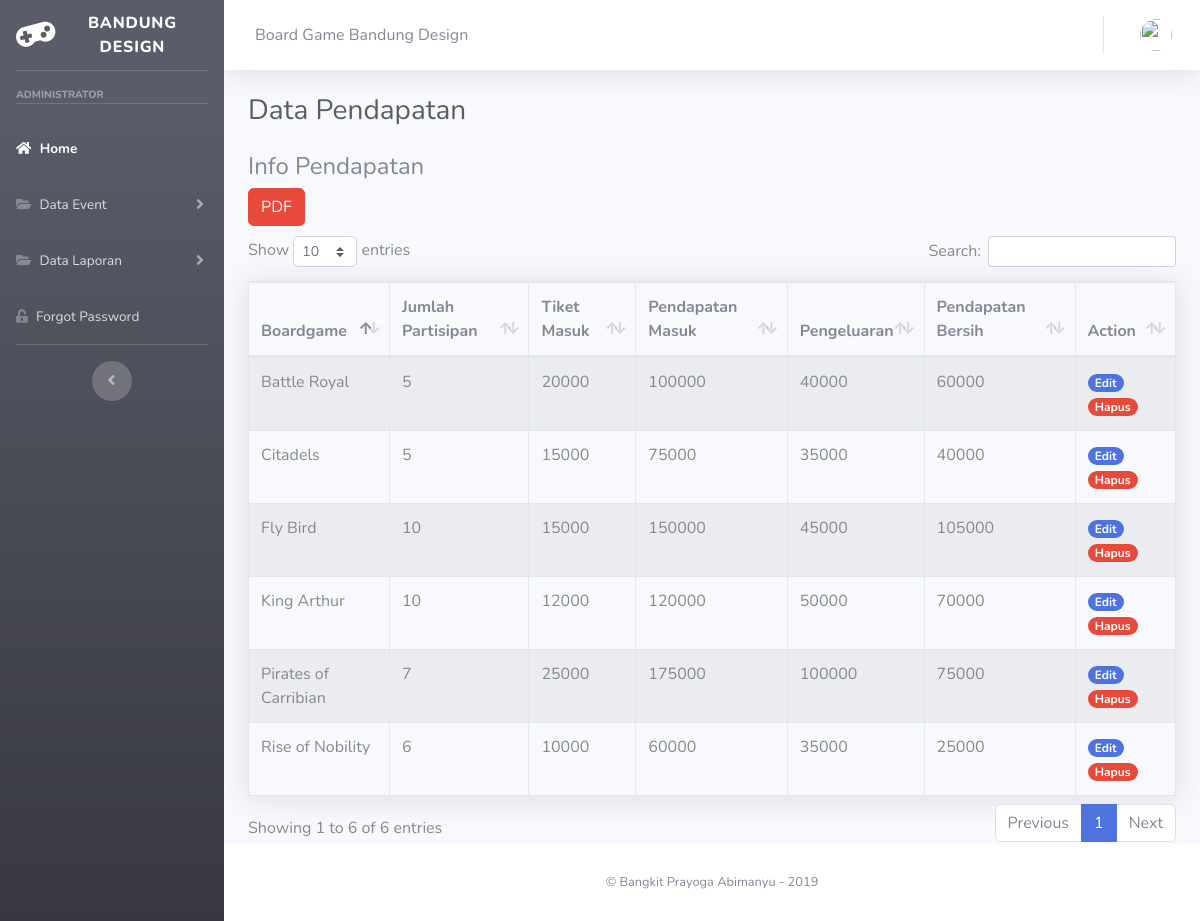
Before: /my-project/index.php/user/datapendapatan with the older database file.
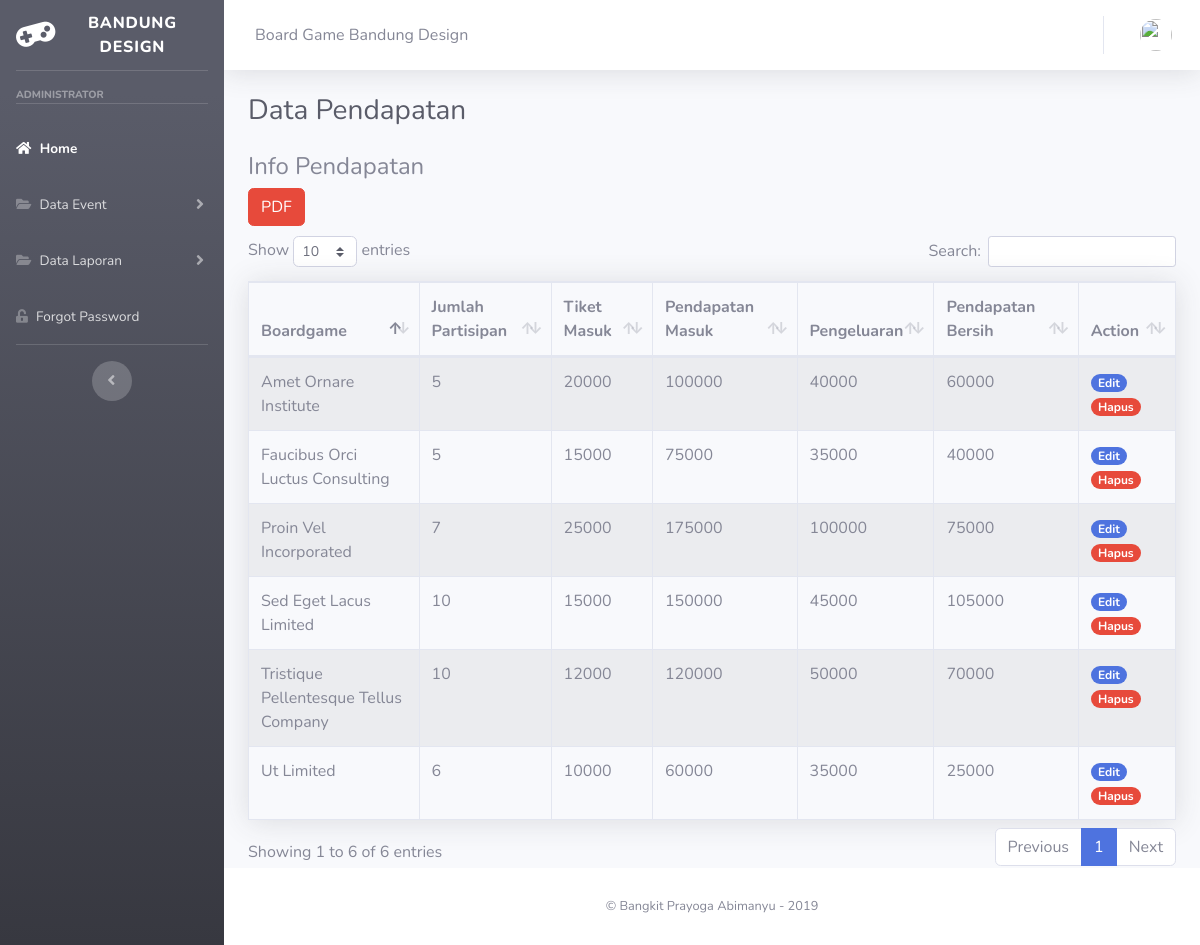
After: the same page with the newer database file.
### tables this page shows
CREATE TABLE `pendapatan` (
  `id` int(11) NOT NULL,
  `id_boardgame` int(11) NOT NULL,
  `jl_partisipan` int(50) NOT NULL,
  `harga_tiket` int(100) NOT NULL,
  `pd_masuk` int(128) NOT NULL,
  `pengeluaran` int(128) NOT NULL,
  `pd_bersih` int(128) NOT NULL
);

CREATE TABLE `event_ak` (
  `id` int(11) NOT NULL,
  `boardgame` varchar(128) NOT NULL,
  `tanggal` date NOT NULL,
  `tempat` varchar(128) NOT NULL,
  `status` int(11) NOT NULL,
  `notif` int(11) NOT NULL
);

### my-project/application/controllers/User.php (called while the page is built, shortened)
<?php
class User extends CI_Controller
{
    public function __construct()
    {
        $this->load->model('mdataps');
        $this->load->model('mdatapd');
        $this->load->model('eventAk');
    }
    public function datapendapatan()
    {
        $data['user'] = $this->db->get_where('user', ['email' => $this->session->userdata('email')])->row_array();
        $this->load->model('mdatapd');
        $this->load->helper('url');
        $data['data'] = $this->mdatapd->tampil_data();
        $this->load->view('templates/header', $data);
        $this->load->view('templates/sidebar', $data);
        $this->load->view('templates/topbar', $data);
        $this->load->view('user/datapendapatan', $data);
        $this->load->view('templates/footer');
    }
}

### my-project/index.php (called while the page is built, shortened)
<?php
require_once BASEPATH.'core/CodeIgniter.php';

### my-project/application/models/Mdatapd.php (called while the page is built, shortened)
<?php
class mdatapd extends CI_Model
{
    function tampil_data()
    {
        $this->db->select('pendapatan.*,event_ak.*,pendapatan.id as id_pendapatan');
        $this->db->join('event_ak', 'pendapatan.id_boardgame = event_ak.id');
        return $this->db->get('pendapatan');
    }
}

### my-project/application/views/user/datapendapatan.php (the view)
<div class="container-fluid">
    <h1 class="h3 mb-4 text-gray-800"> Data Pendapatan</h1>
    <section class="content">
        <tr>
            <th>
                <h4> Info Pendapatan </h4>
            </th>
        </tr>
        <button type="submit" class="btn btn-danger " style="float:left;">PDF</button>
        <br>
        <br>
        <table class="table table-bordered table-striped shadow " id="table1">
            <thead>
                <tr>
                    <th> Boardgame </th>
                    <th> Jumlah Partisipan </th>
                    <th> Tiket Masuk </th>
                    <th> Pendapatan Masuk </th>
                    <th> Pengeluaran </th>
                    <th> Pendapatan Bersih </th>
                    <th> Action </th>
                </tr>
            </thead>
            <tbody>
                <?php foreach ($data->result() as $p) : ?>
                    <tr>
                        <td><?php echo $p->boardgame; ?></td>
                        <td><?php echo $p->jl_partisipan; ?></td>
                        <td><?php echo $p->harga_tiket; ?></td>
                        <td><?php echo $p->pd_masuk; ?></td>
                        <td><?php echo $p->pengeluaran; ?></td>
                        <td><?php echo $p->pd_bersih; ?></td>
                        <td>
                            <a href="<?= base_url(); ?>user/edit_datapd/<?= $p->id_pendapatan; ?>" class="badge badge-pill badge-primary">Edit</a>
                            <a href="<?= base_url(); ?>user/hapusdatapd/<?= $p->id_pendapatan; ?>/<?= $p->id_boardgame ?>" class="badge badge-pill badge-danger">Hapus</a>
                        </td>
                    </tr>
                <?php endforeach; ?>
            </tbody>
        </table>
    </section>
</div>
</div>

Changed rows visible on the page:
changed through a linked row, pendapatan: event_ak.boardgame "King Arthur" → "Tristique Pellentesque Tellus Company"
changed through a linked row, pendapatan: event_ak.boardgame "Pirates of Carribian" → "Proin Vel Incorporated"
changed through a linked row, pendapatan: event_ak.boardgame "Battle Royal" → "Amet Ornare Institute"
changed through a linked row, pendapatan: event_ak.boardgame "Fly Bird" → "Sed Eget Lacus Limited"
changed through a linked row, pendapatan: event_ak.boardgame "Citadels" → "Faucibus Orci Luctus Consulting"
changed through a linked row, pendapatan: event_ak.boardgame "Rise of Nobility" → "Ut Limited"
